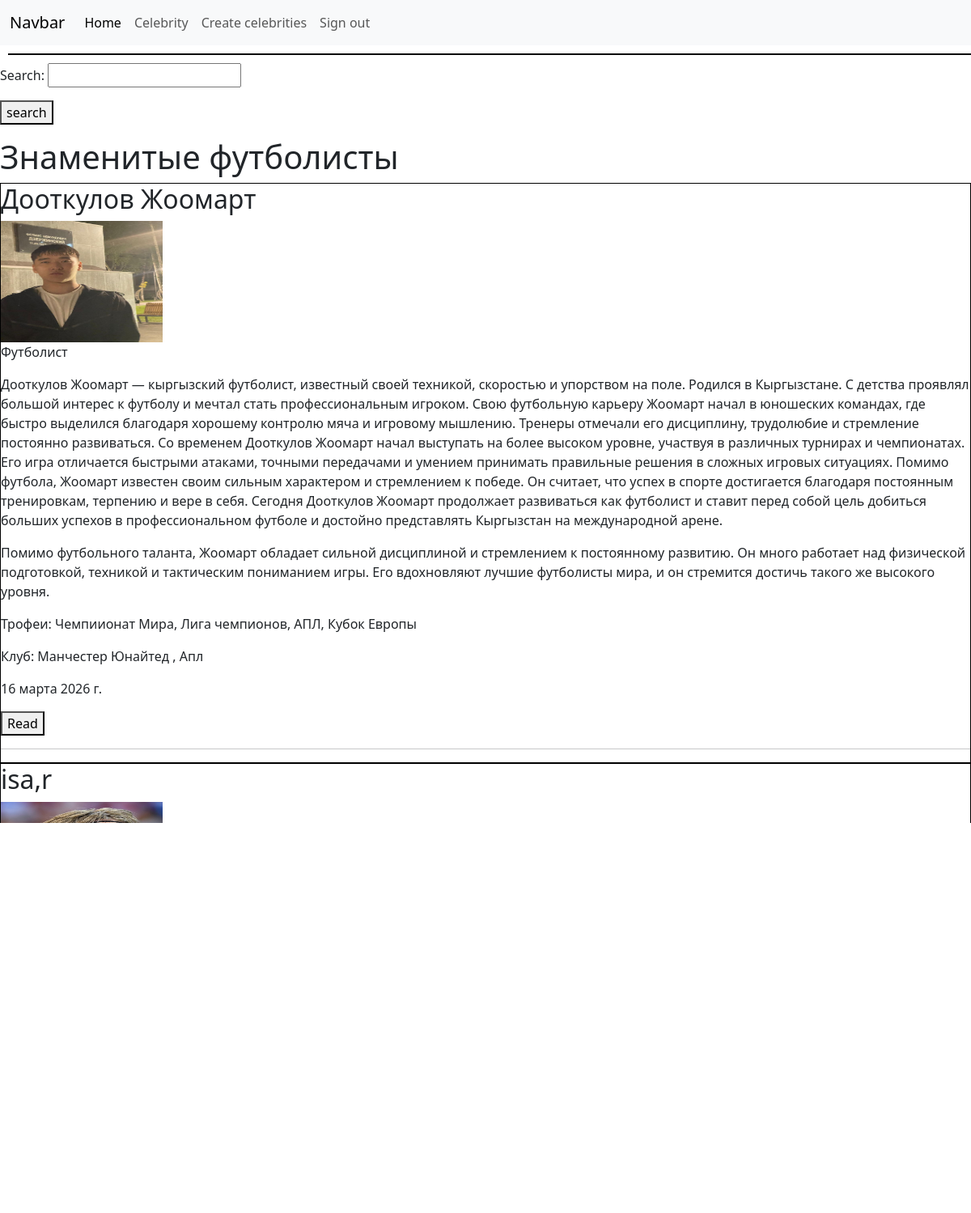
Screenshot of /celebrities/?page=2 (signed in) with the database file from the repository.
### main/models.py (models this page shows, shortened)
class Celebrities(models.Model):
    name = models.CharField('И.Ф.О', max_length=50)
    image = models.ImageField(null=True , blank = True , upload_to= 'main')
    profession = models.CharField('Профессия' , max_length=50)
    discription = models.TextField('Биография')
    content = models.TextField('Контент' , null=True , blank= True )
    date = models.DateField('Дата публикации')
    club = models.ForeignKey(Club , on_delete= models.CASCADE , null=True)
    trophy = models.ManyToManyField(Trophy)

class Trophy(models.Model):
    name = models.CharField(max_length=100)

class Club(models.Model):
    name = models.CharField(max_length=100)
    liga = models.CharField(max_length=100)
    def __str__(self):
        return f"{self.name } , {self.liga}"

### main/views.py (the view)
# urls.py: path('celebrities/',views.celebrity_list, name='Celebrity'),
def celebrity_list(request):
    if request.method == "GET":
        all_celebrities = Celebrities.objects.all()
        form = SearchForm(request.GET)
        if not form.is_valid():
            return HttpResponse("Error")
        search = form.cleaned_data.get("search", None)
        if search :
            all_celebrities = all_celebrities.filter(Q(name__icontains = search))
        limit = 3
        page = int(request.GET.get("page", 1))
        max_page =math.ceil(all_celebrities.count() / limit )
        list_pages = range(1 , max_page +1 )
        start = (page -1)* limit
        end = page * limit
        all_celebrities = all_celebrities[start:end]
        return render(request , 'main/index.html',{'celebrities' : all_celebrities, "form" : form , "list_pages":list_pages})

### main/form.py
class SearchForm(forms.Form):
    search = forms.CharField(required=False)

### main/templates/main/index.html (shortened to what this page needs)
{% extends 'main/home.html'%}
{% block content %}
<div style="width: 100%; border: 1px solid; border-color: black; margin: 10px"></div>
<form method="GET" enctype="multipart/form-data">
    {{form.as_p}}
    <button type="submit">search</button>
</form>
    <h1>Знаменитые футболисты</h1>
{% for c in celebrities %}
<div class = 'book' style="width: auto; border: 1px solid ; border-color : black">
    <h2>{{ c.name }}</h2>
    <img src="{{c.image.url}}"width="200" height="150">
    <p>{{ c.profession }}</p>
    <p>{{ c.discription }}</p>
    <p>{{ c.content }}</p>
   <p>
Трофеи:
{% for t in c.trophy.all %}
    {{ t.name }}{% if not forloop.last %}, {% endif %}
{% endfor %}
</p>
    <p>Клуб: {{ c.club }}</p>
    <p>{{ c.date }}</p>
    <a href="/celebrity/{{c.id}}">
        <button>Read</button>
    </a>
    <hr>
</div>
{% endfor %}
<nav aria-label="Page navigation example">
  <ul class="pagination">
    {% for i in list_pages %}
    <li class="page-item"><a class="page-link" href="?page={{i}}">{{i}} </a></li>
   {% endfor %}
  </ul>
</nav>
{% endblock content %}

### rows the page displays
Celebrities: name "Дооткулов Жоомарт", image (picture), profession "Футболист", discription "Дооткулов Жоомарт — кыргызский футболист, известный своей техникой, скоростью и упорством на поле. Родился в Кыргызстане. С детства проявлял большой интерес к футболу и мечтал стать профессиональным игроком. Свою футбольную карьеру Жоомарт начал в юношеских командах, где быстро выделился благодаря хорошему контролю мяча и игровому мышлению. Тренеры отмечали его дисциплину, трудолюбие и стремление постоянно развиваться. Со временем Дооткулов Жоомарт начал выступать на более высоком уровне, участвуя в различных турнирах и чемпионатах. Его игра отличается быстрыми атаками, точными передачами и умением принимать правильные решения в сложных игровых ситуациях. Помимо футбола, Жоомарт известен…", content "Помимо футбольного таланта, Жоомарт обладает сильной дисциплиной и стремлением к постоянному развитию. Он много работает над физической подготовкой, техникой и тактическим пониманием игры. Его вдохновляют лучшие футболисты мира, и он стремится достичь такого же высокого уровня.", club "Манчестер Юнайтед , Апл", date "16 марта 2026 г."
Trophy: name "Чемпиионат Мира"
Trophy: name "Лига чемпионов"
Trophy: name "АПЛ"
Trophy: name "Кубок Европы"
Celebrities: name "isa,r", image (picture)
